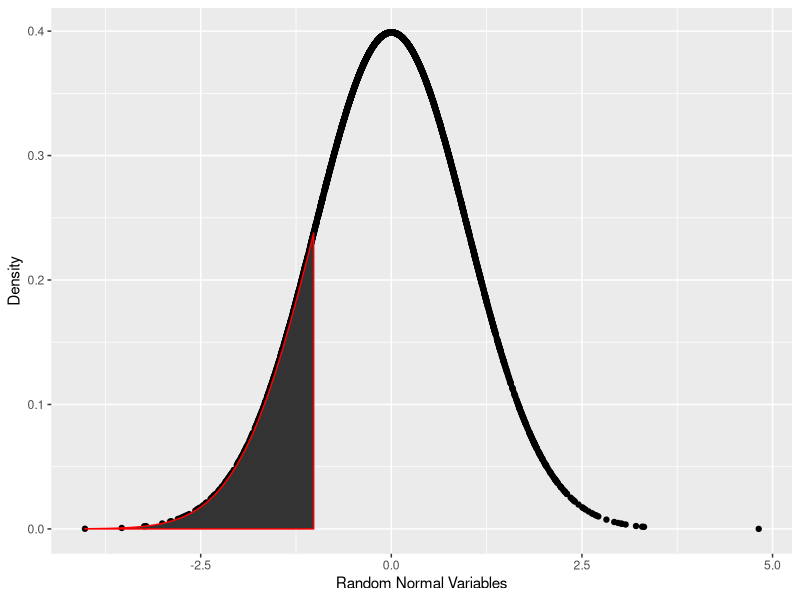
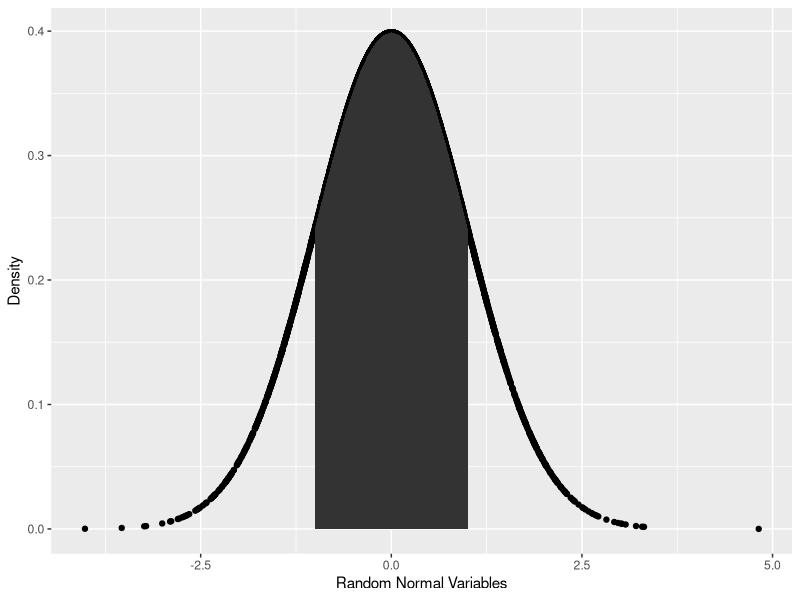
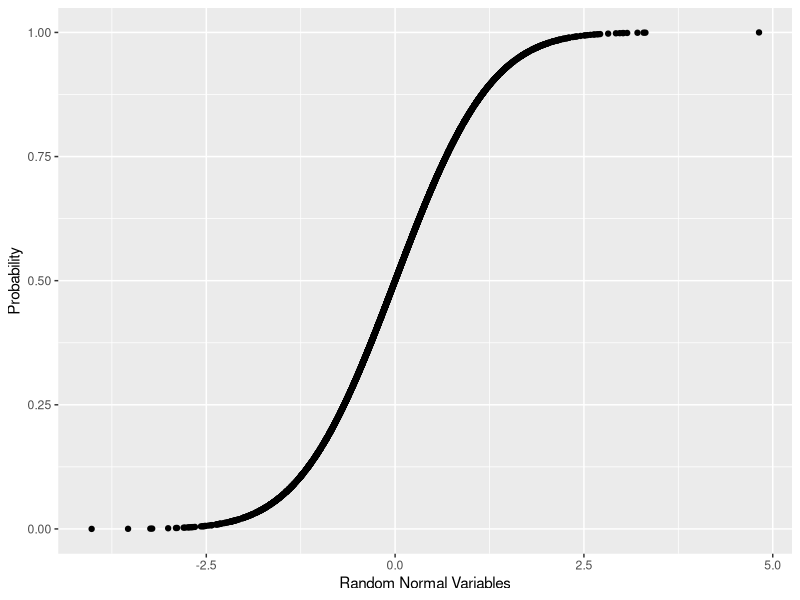
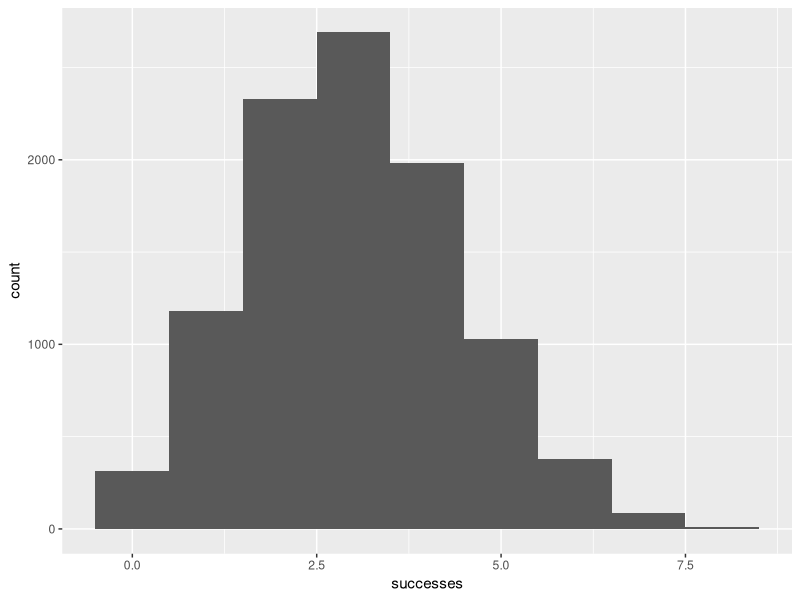
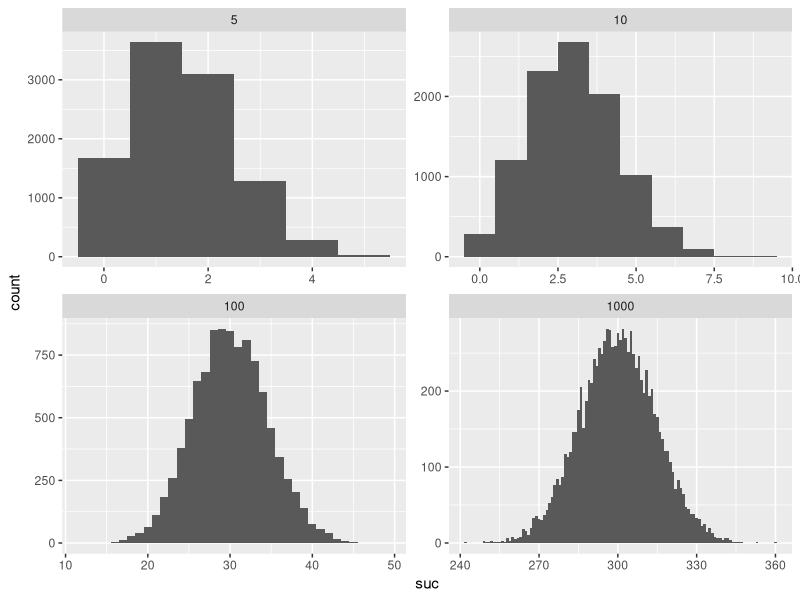

Write R code to recreate these figures, in order.
##PDF
randN <- rnorm(3000)
randD <- dnorm(randN)
library(ggplot2)
p <- ggplot(data.frame(x=randN, y=randD))+aes(x=x, y=y)+
    geom_point()+labs(x="Random Normal Variables", y="Density")
#--------------------------------------------
##plot area < -1
seq1 <- seq(from=min(randN), to=-1, by=.1)
seqND <- data.frame(x=seq1, y=dnorm(seq1))
seqND1 <- rbind(c(min(randN),0), seqND, c(max(seqND$x),0))
p + geom_polygon(data = seqND1, aes(x=x, y=y), color="red")
##
seq2 <- seq(from=-1, to=1, by=.1)
seqND2 <- data.frame(x=seq2, y=dnorm(seq2)) 
seqND3 <- rbind(c(min(seqND2$x), 0), seqND2, c(max(seqND2$x), 0))
p + geom_polygon(data = seqND3, aes(x=x, y=y))
#--------------------------------------------
##CDF
randP <- pnorm(randN)
ggplot(data.frame(x=randN, y=randP)) + aes(x=x, y=y) +
    geom_point() + labs(x="Random Normal Variables", y="Probability")
#--------------------------------------------
##polt Bar chart of bin
data <- data.frame(successes=rbinom(n=10000, size=10, prob=.3))
ggplot(data, aes(x=successes)) + geom_histogram(binwidth = 1)
##compare
binom5 <- data.frame(suc=rbinom(n=10000, size = 5, prob = .3), size=5)
binom10 <- data.frame(suc=rbinom(n=10000, size = 10, prob = .3), size=10)
binom100 <- data.frame(suc=rbinom(n=10000, size = 100, prob = .3), size=100)
binom1000 <- data.frame(suc=rbinom(n=10000, size = 1000, prob = .3), size=1000)
all <- rbind(binom5, binom10, binom100, binom1000)
ggplot(all, aes(x=suc)) + geom_histogram(binwidth = 1) +
    facet_wrap(~size, scales = "free") #free_x, free_y



